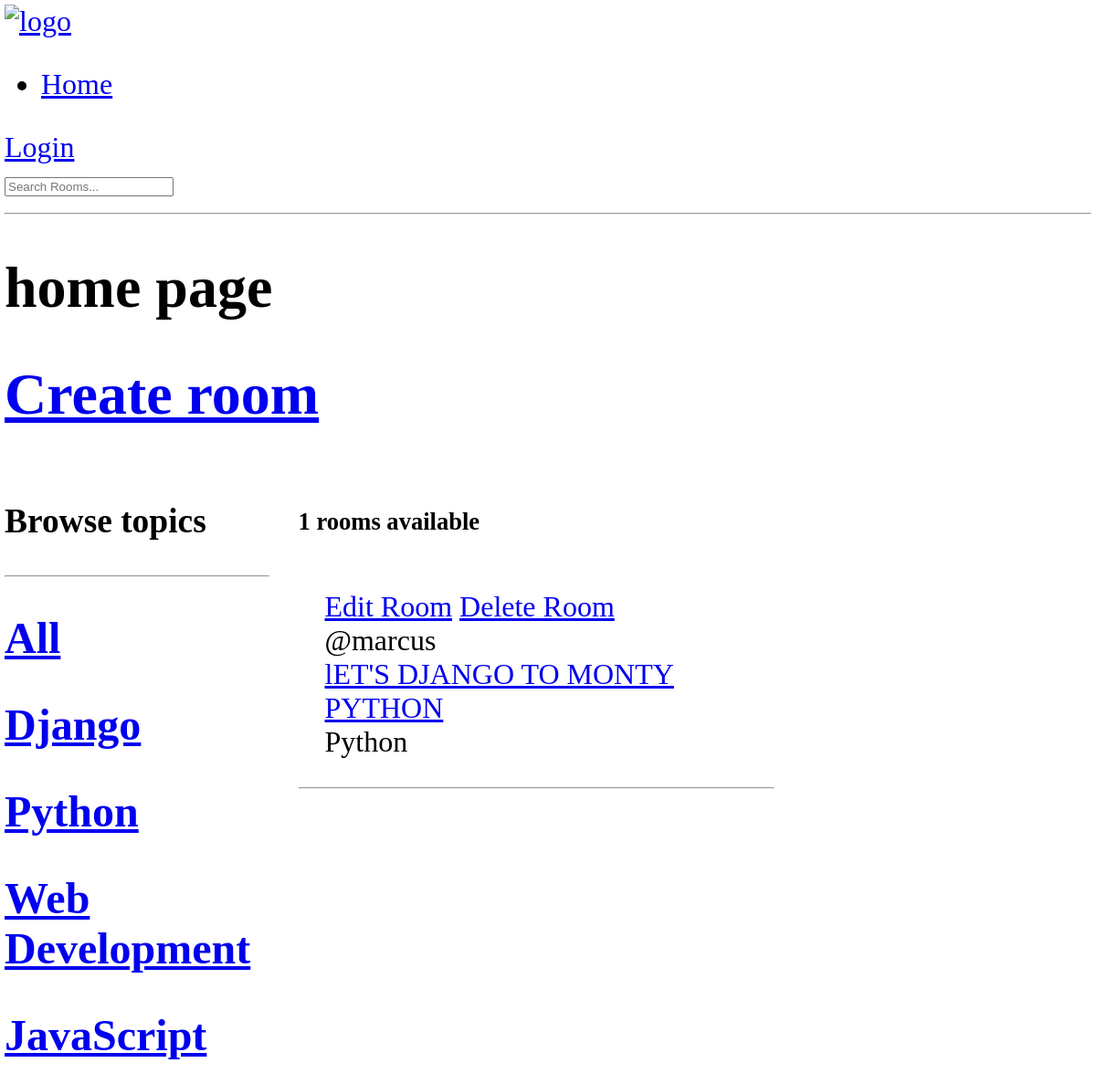
The app's page /?q=Python, older data.
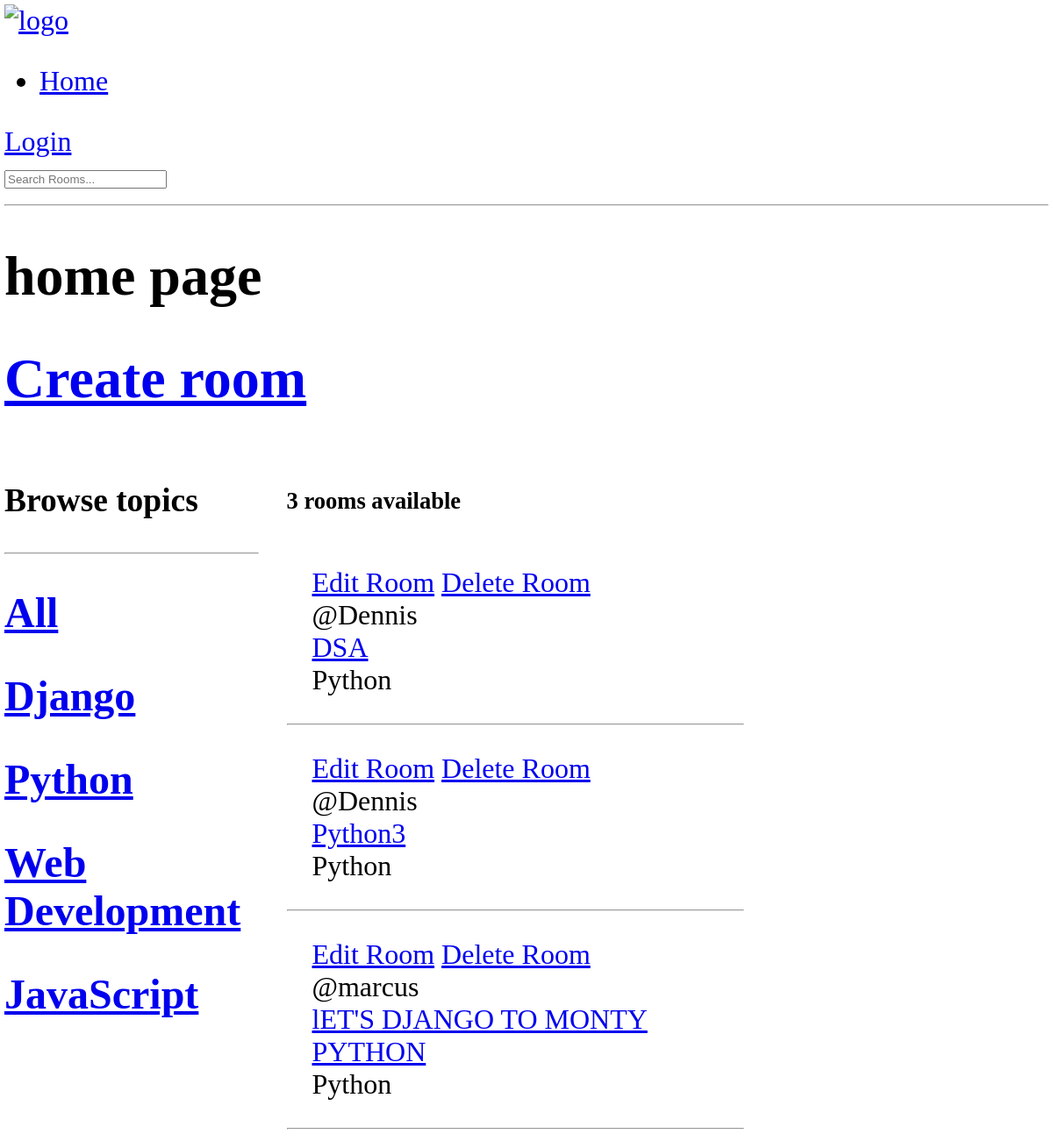
The same page, newer data.
### base/models.py (models this page shows)
class Topic(models.Model):
    name = models.CharField(max_length=200)
    def __str__(self):
        return self.name

class Room(models.Model):
    host =models.ForeignKey(User, on_delete=models.SET_NULL, null=True)
    topic = models.ForeignKey(Topic, on_delete=models.SET_NULL, null=True , related_name="topics")
    name = models.CharField(max_length=170)
    description = models.TextField(null=True, blank=True)
    updated = models.DateTimeField(auto_now=True)
    created = models.DateTimeField(auto_now_add=True)
    class Meta:
        ordering = ['-updated', '-created']
    def __str__(self):
        return self.name

### base/views.py (the view)
# urls.py: path('',views.home, name='home'),
def home(request):
    q= request.GET.get('q') if request.GET.get('q') != None else ''
    rooms = Room.objects.filter(
            Q(topic__name__icontains=q)|
            Q(name__icontains=q)|
            Q(description__icontains=q)
            )
    room_count = rooms.count()
    topics = Topic.objects.all()
    context = {
        'rooms': rooms,
        'topics': topics,
        'room_count': room_count,
    }
    return render(request, 'base/home.html', context)

### base/templates/base/home.html (shortened to what this page needs)
{% extends 'layout.html' %}
{% block body %}
    <h1>home page</h1>
    <h1>
        <a href="{% url 'base:create-room' %}">Create room</a>
    </h1>
    <div class="home-container">
            <div class="sidebar">
                <h3>Browse topics</h3>
                <hr>
                <h2><a href="{% url 'base:home' %}">All</a></h2>
                {% for topic in topics %}
                    <h2><a href="{% url 'base:home' %}?q={{topic.name}}">{{ topic }}</a></h2>
                {% endfor %}
            </div>
            <div class="rooms">
                <h5>{{room_count}} rooms available</h5>
                {% for room in rooms %}
                <div class="rooms-items">
                    <span><a href="{% url 'base:update-room' room.id %}">Edit Room</a></span>
                     <span><a href="{% url 'base:delete-room' room.id %}">Delete Room</a></span>
                     <br>
                    <div>@{{room.host.username}}</div>
                    <a href="{% url 'base:room'  room.id %}">{{ room}}</a>
                    <div>{{room.topic}}</div>
                </div>
                <hr>
            {% endfor %}
            </div>
    </div>
{% endblock %}

Row changes from the older to the newer data that the page shows:
added Room: host.username "Dennis", name "DSA", topic "Python"
added Room: host.username "Dennis", name "Python3", topic "Python"
Text that changed along with them:
{{ room_count }}: "1" → "3"
